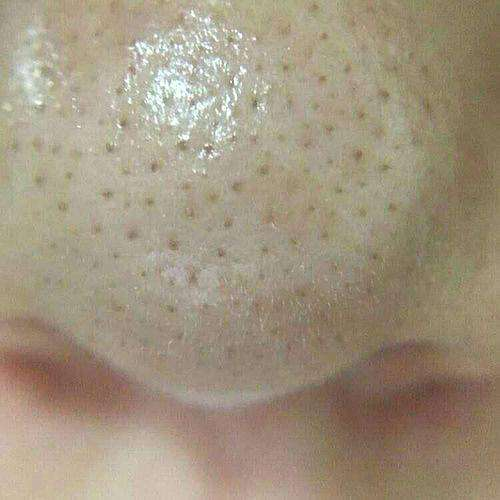
#> input picture pore detection/timg.jpg, 500 x 500 px
$ python pore.py
#> lines starting #> are read from the running program, lines starting #| are printed output that depends on the picture; after the words box and inside, x2 and y2 are one past the last pixel; in counts of white or black regions, pixels touching at a corner belong together
import cv2

"""
功能：读取一张图片，显示出来，并转化为HSV色彩空间
"""
image = cv2.imread('./timg.jpg', 1)
#> image is the input picture: shape (500, 500, 3); mean B, G, R 127, 148.1, 161.1

# show image
cv2.namedWindow("BGR", 0)
cv2.imshow("BGR", image)

# 中值滤波
img_medianBlur = cv2.medianBlur(image, 5)
font = cv2.FONT_HERSHEY_SIMPLEX
# 均值滤波
img_Blur = cv2.blur(image, (5, 5))
# 高斯滤波
img_GaussianBlur = cv2.GaussianBlur(image, (7, 7), 0)
# 高斯双边滤波
img_bilateralFilter = cv2.bilateralFilter(image, 40, 75, 75)

# show image

# cv2.namedWindow("filter", 0)
# cv2.imshow("filter", img_GaussianBlur)
# cv2.waitKey(0)

# 转化图片到HSV色彩空间
hsv = cv2.cvtColor(image, cv2.COLOR_BGR2HSV)
#> hsv: shape (500, 500, 3); mean H, S, V 20.6, 56.9, 161.4
H, S, V = cv2.split(hsv)
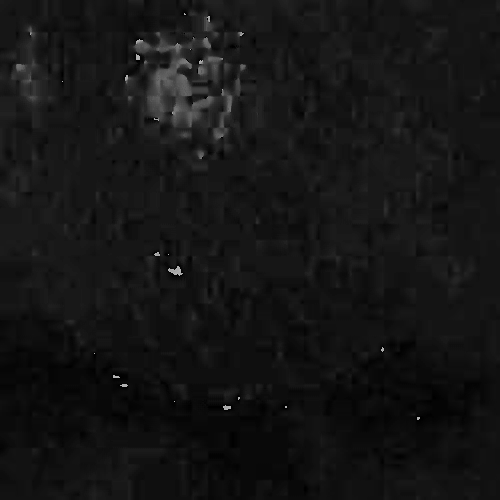
#> H: shape (500, 500); min 0, max 179, mean 20.6
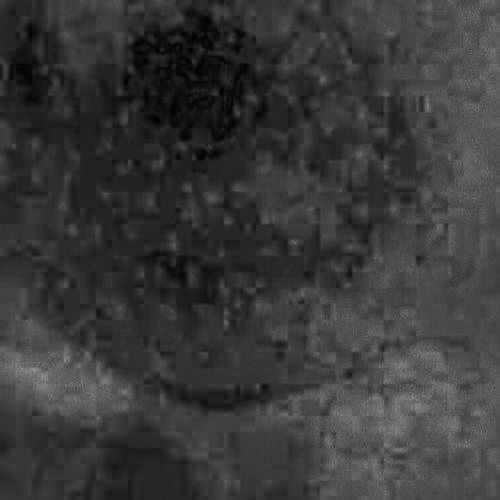
#> S: shape (500, 500); min 0, max 149, mean 56.9
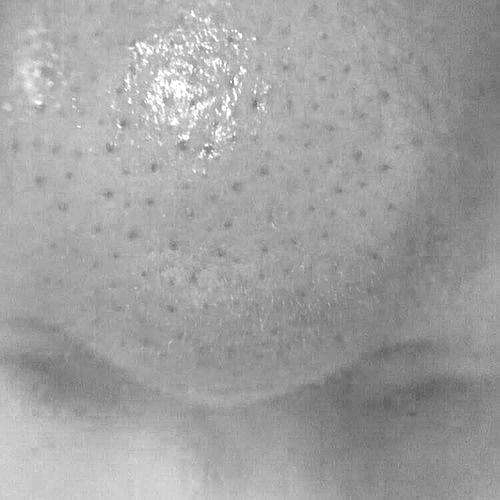
#> V: shape (500, 500); min 83, max 255, mean 161.4


#  cvResizeWindow("待拼接图像1", 800, 400); //创建一个固定值大小的窗口

# show image
cv2.namedWindow("HSV", 0)
cv2.imshow("HSV", hsv)

# cv2.namedWindow("S", 0)
# cv2.imshow("S", S)
# cv2.waitKey(0)


# threshold ,otsu method
threshold, imgOtsu_S = cv2.threshold(
    S, 0, 255, cv2.THRESH_BINARY + cv2.THRESH_OTSU)
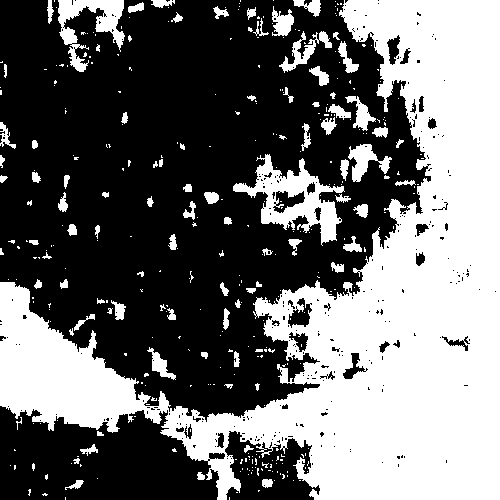
#> imgOtsu_S: shape (500, 500); 42.6% white; 365 white regions (277 under 20 px), largest, box (x1, y1, x2, y2) and area: (0, 0, 500, 500) 91706, (233, 154, 345, 246) 3680, (58, 0, 125, 72) 1924
#> threshold = 59

# cv2.namedWindow("otsu_S", 0)
# cv2.imshow("otsu_S", imgOtsu_S)
# cv2.waitKey(0)

#
threshold, imgOtsu_V = cv2.threshold(
    V, 0, 255, cv2.THRESH_BINARY + cv2.THRESH_OTSU)
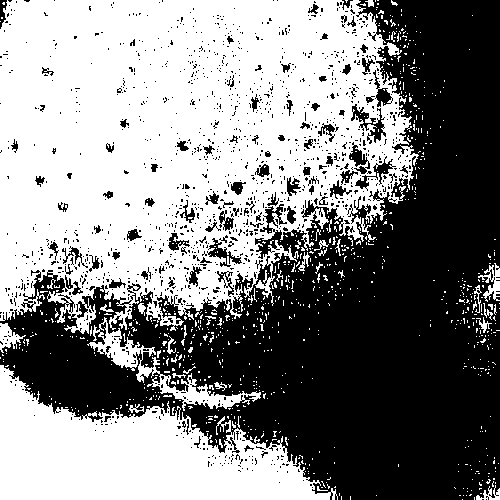
#> imgOtsu_V: shape (500, 500); 52.4% white; 1339 black regions (1246 under 20 px), largest, box (x1, y1, x2, y2) and area: (0, 0, 500, 500) 108733, (351, 104, 386, 144) 450, (207, 238, 242, 267) 307
#> threshold = 160

# cv2.namedWindow("otsu_V", 0)
# cv2.imshow("otsu_V", imgOtsu_V)
# cv2.waitKey(0)

masked = cv2.bitwise_and(imgOtsu_S, imgOtsu_V)
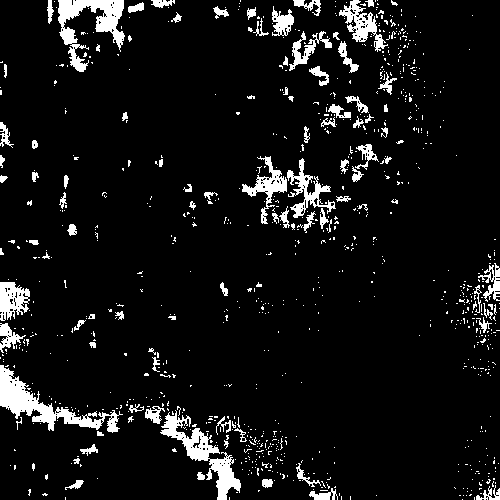
#> masked: shape (500, 500); 7.6% white; 900 white regions (808 under 20 px), largest, box (x1, y1, x2, y2) and area: (0, 365, 123, 433) 2219, (58, 0, 125, 72) 1900, (160, 410, 241, 500) 1859

# cv2.namedWindow("masked", 0)
# cv2.imshow("masked", masked)
# cv2.waitKey(0)

# 定义结构元素
kernel = cv2.getStructuringElement(cv2.MORPH_RECT, (5, 5))

# 闭运算
# closed = cv2.morphologyEx(img, cv2.MORPH_CLOSE, kernel)
# 显示腐蚀后的图像
# cv2.imshow("Close",closed);

# 开运算
opened = cv2.morphologyEx(masked, cv2.MORPH_OPEN, kernel)
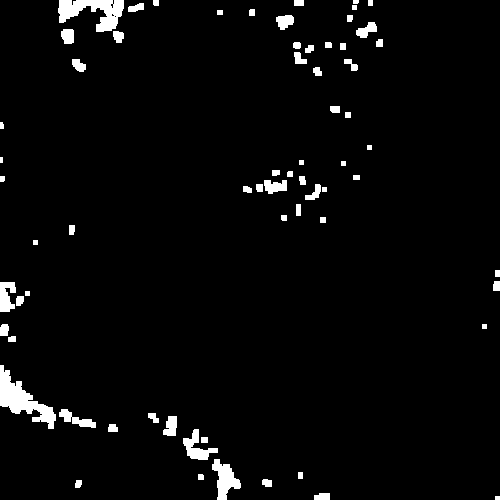
#> opened: shape (500, 500); 3.3% white; 67 white regions (1 under 20 px), largest, box (x1, y1, x2, y2) and area: (0, 365, 56, 429) 1342, (58, 0, 124, 32) 1176, (212, 459, 241, 500) 613
# 显示腐蚀后的图像
cv2.namedWindow("open", 0)
cv2.imshow("open", opened)
cv2.waitKey(0)

cv2.destroyAllWindows()
